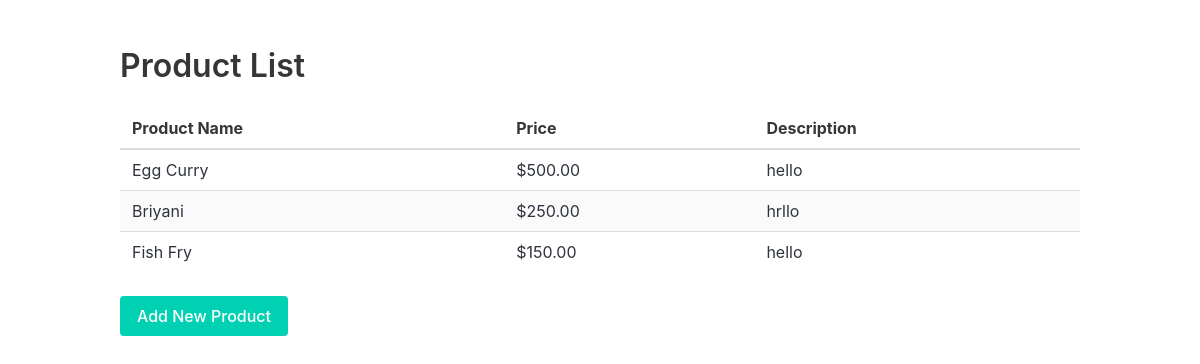
Before: /products/ with the older database file.
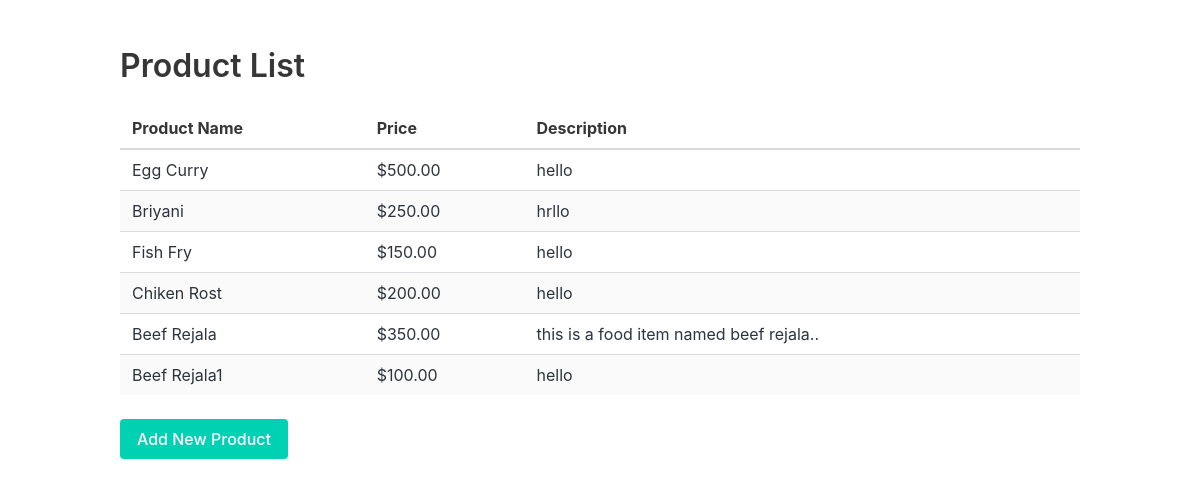
After: the same page with the newer database file.
### invoice/models.py (models this page shows, shortened)
class Product(models.Model):
    name = models.CharField(max_length=100)
    price = models.DecimalField(max_digits=10, decimal_places=2)
    description = models.TextField()

### invoice/views.py (the view)
# urls.py: path('products/', product_list, name='product_list'),
def product_list(request):
    products = Product.objects.all()
    return render(request, 'product_list.html', {'products': products})

### invoice/templates/product_list.html (shortened to what this page needs)
{% load static %}
<!DOCTYPE html>
<html lang="en">
<head>
    <link rel="stylesheet" href="https://cdn.jsdelivr.net/npm/bulma@1.0.2/css/bulma.min.css">
    <link rel="stylesheet" href="{% static 'css/bulma.min.css' %}">
</head>
<body>
    <section class="section">
        <div class="container">
            <h1 class="title">Product List</h1>
            <table class="table is-striped is-fullwidth">
                <thead>
                    <tr>
                        <th>Product Name</th>
                        <th>Price</th>
                        <th>Description</th>
                    </tr>
                </thead>
                <tbody>
                    {% for product in products %}
                    <tr>
                        <td>{{ product.name }}</td>
                        <td>${{ product.price }}</td>
                        <td>{{ product.description }}</td>
                    </tr>
                    {% endfor %}
                </tbody>
            </table>
            <a href="{% url 'add_product' %}" class="button is-primary">Add New Product</a>
        </div>
    </section>
</body>
</html>

Changed rows visible on the page:
added Product: name "Chiken Rost", price "200.00", description "hello"
added Product: name "Beef Rejala", price "350.00", description "this is a food item named beef rejala.."
added Product: name "Beef Rejala1", price "100.00", description "hello"
